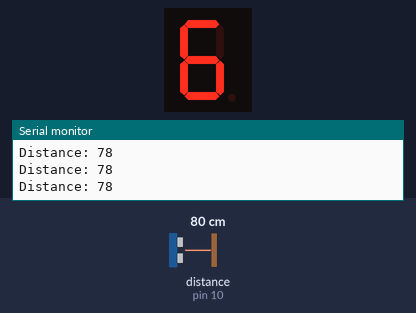
Recording of a sketch running on a simulated Arduino Uno, built with avr-gcc and run on an emulated ATmega328P. Shown: 1-digit seven-segment display, the last lines printed to the serial monitor. Wiring (inferred from the names in the program): ultrasonic range finder: trigger pin 9; echo pin 10; 1-digit 7-segment display, segments lit when LOW: segments pin 2, pin 3, pin 4, pin 5, pin 6, pin 7, pin 8. The test bench sets the inputs (shaded band); at power-on: distance to the obstacle (sensor on pin 10) 80 cm. The echo pulse lasts 58.3 µs per cm; the segment pins are drawn as the display they are named for.

Above: at 1.2 s.
1.3 s: distance to the obstacle (sensor on pin 10) set to 299 cm
At 2.3 s:
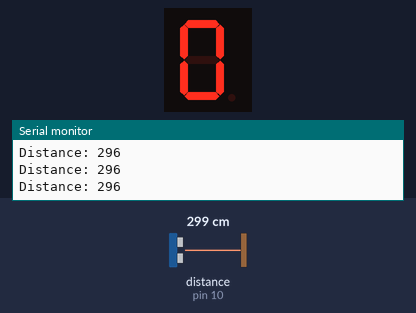
2.9 s: distance to the obstacle (sensor on pin 10) set to 2 cm
At 3.8 s:
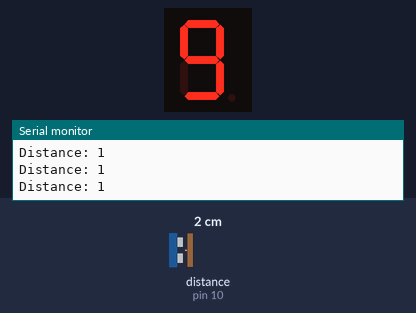
4.4 s: distance to the obstacle (sensor on pin 10) set to 35 cm
At 5.3 s:
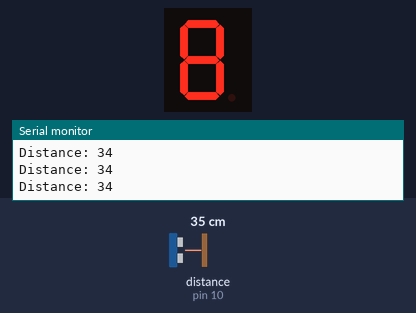
Timing chart, 0 to 7.4 s (numbered marks = the images above; inputs shaded):
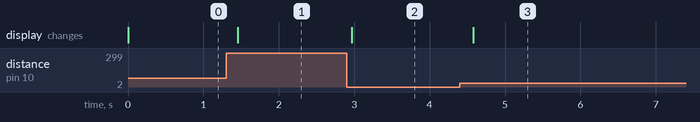

The sketch:

Cau2.ino
```cpp
// Định nghĩa chân cảm biến
const int trigPin = 9;
const int echoPin = 10;

// Chân nối LED 7 đoạn {a, b, c, d, e, f, g}
const int segPins[] = {2, 3, 4, 5, 6, 7, 8};

// Mã hex cho LED Chung Cực Dương (0: Sáng, 1: Tắt)
byte numCA[] = {
  0b11000000, // 0
  0b11111001, // 1
  0b10100100, // 2
  0b10110000, // 3
  0b10011001, // 4
  0b10010010, // 5
  0b10000010, // 6
  0b11111000, // 7
  0b10000000, // 8
  0b10010000  // 9
};

void setup() {
  Serial.begin(9600);
  pinMode(trigPin, OUTPUT);
  pinMode(echoPin, INPUT);

  for (int i = 0; i < 7; i++) {
    pinMode(segPins[i], OUTPUT);
    digitalWrite(segPins[i], HIGH); // Tắt tất cả thanh LED
  }
}

// Hàm xuất số ra LED 7 đoạn
void displayNum(int n) {
  for (int i = 0; i < 7; i++) {
    // Đọc từng bit từ mảng mã hex để điều khiển chân tương ứng
    digitalWrite(segPins[i], bitRead(numCA[n], i));
  }
}

void loop() {
  // Phát xung kích hoạt cảm biến
  digitalWrite(trigPin, LOW);
  delayMicroseconds(2);
  digitalWrite(trigPin, HIGH);
  delayMicroseconds(10);
  digitalWrite(trigPin, LOW);

  // Đo thời gian xung phản hồi và tính khoảng cách (cm)
  long duration = pulseIn(echoPin, HIGH);
  int distance = duration * 0.034 / 2;

  Serial.print("Distance: "); Serial.println(distance);

  // Phân mức hiển thị: Càng gần số càng lớn
  if (distance <= 0 || distance > 180) {
    displayNum(0); // Lỗi hoặc quá xa -> Hiện 0
  } else if (distance <= 20) {
    displayNum(9);
  } else if (distance <= 40) {
    displayNum(8);
  } else if (distance <= 60) {
    displayNum(7);
  } else if (distance <= 80) {
    displayNum(6);
  } else if (distance <= 100) {
    displayNum(5);
  } else if (distance <= 120) {
    displayNum(4);
  } else if (distance <= 140) {
    displayNum(3);
  } else if (distance <= 160) {
    displayNum(2);
  } else {
    displayNum(1);
  }

  delay(200); // Giảm tốc độ cập nhật để tránh nhấp nháy
}
```

Measured:
- after the input at 1.3 s, the display: changes after 0.16 s (image 1)
- after the input at 2.9 s, the display: changes after 0.07 s (image 2)
- after the input at 4.4 s, the display: changes after 0.18 s (image 3)
